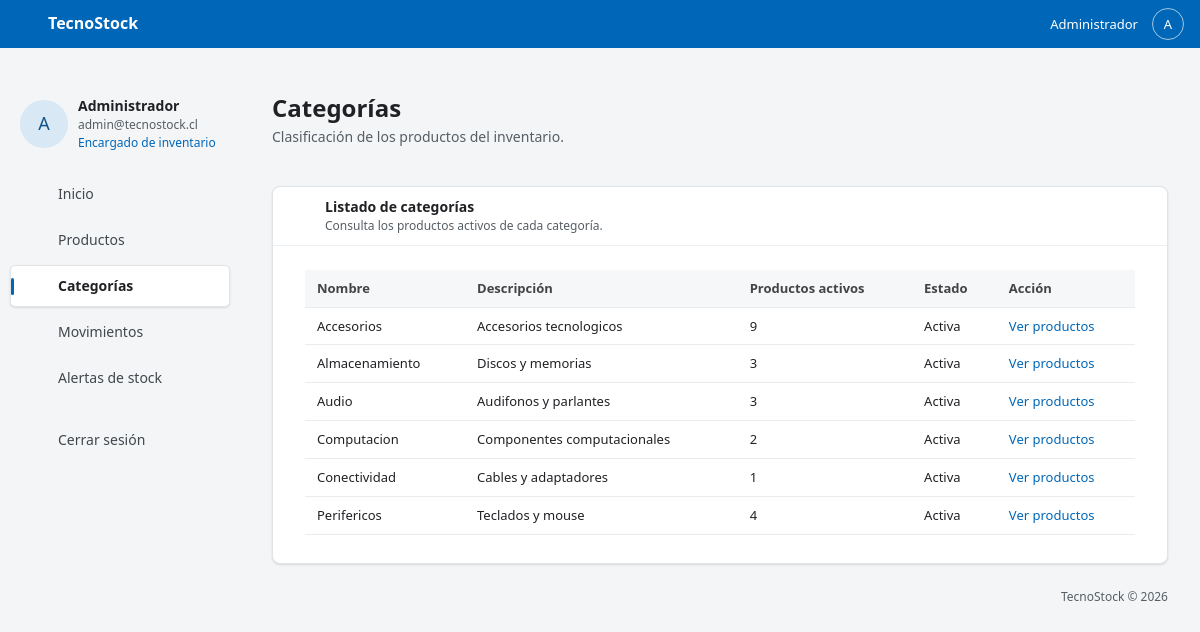
The page /categorias.php (signed in) on the database its author committed.
### tables this page shows
CREATE TABLE `usuarios` (
  `id_usuario` int(11) NOT NULL,
  `nombre` varchar(100) NOT NULL,
  `correo` varchar(120) NOT NULL,
  `clave` varchar(255) NOT NULL,
  `estado` tinyint(1) NOT NULL DEFAULT 1
);

CREATE TABLE `categorias` (
  `id_categoria` int(11) NOT NULL,
  `nombre` varchar(60) NOT NULL,
  `descripcion` varchar(255) DEFAULT NULL,
  `estado` tinyint(1) NOT NULL DEFAULT 1
);

### categorias.php (the view)
<?php
require __DIR__.'/comun.php';
$seccion='categorias'; $tituloPagina='Categorías'; $error=''; $filas=[];
try { $filas=$pdo->query('SELECT c.id_categoria,c.nombre,c.descripcion,c.estado,COUNT(p.id_producto) AS productos FROM categorias c LEFT JOIN productos p ON p.id_categoria=c.id_categoria AND p.estado=1 GROUP BY c.id_categoria,c.nombre,c.descripcion,c.estado ORDER BY c.nombre')->fetchAll(); }
catch(PDOException $e) { error_log($e->getMessage()); $error='No fue posible consultar las categorías.'; }
require __DIR__.'/cabecera.php'; ?>
<div class="encabezado"><div><h1>Categorías</h1><p>Clasificación de los productos del inventario.</p></div></div>
<?php errorVista($error); ?><section class="tarjeta"><div class="titulo-tarjeta"><?= icono('categorias') ?><div>Listado de categorías<small>Consulta los productos activos de cada categoría.</small></div></div><div class="contenido modulo">
<?php if (!$error): ?><div class="tabla-scroll"><table><thead><tr><th>Nombre</th><th>Descripción</th><th>Productos activos</th><th>Estado</th><th>Acción</th></tr></thead><tbody><?php foreach($filas as $r): ?><tr><td><?= escapar($r['nombre']) ?></td><td><?= escapar($r['descripcion']) ?></td><td><?= escapar($r['productos']) ?></td><td><?= $r['estado']?'Activa':'Inactiva' ?></td><td><a href="productos.php?categoria=<?= (int)$r['id_categoria'] ?>">Ver productos</a></td></tr><?php endforeach; ?></tbody></table></div><?php if(!$filas): ?><p class="vacio">No hay categorías registradas.</p><?php endif; endif; ?></div></section><?php require __DIR__.'/pie.php'; ?>

### cabecera.php (shortened to what this page needs)
<!DOCTYPE html>
<html lang="es">
<head>
    <?php if ($seccion !== 'inicio'): ?><link href="https://cdn.jsdelivr.net/npm/bootstrap@5.3.3/dist/css/bootstrap.min.css" rel="stylesheet"><?php endif; ?>
    <link rel="stylesheet" href="panel.css?v=2">
</head>
<body>
<header class="barra">
    <a class="marca-panel" href="panel.php"><?= icono('cubo') ?> TecnoStock</a>
    <div class="cuenta-superior"><span><?= escapar($usuario['nombre']) ?></span><span class="avatar pequeno" aria-hidden="true"><?= escapar($inicial) ?></span></div>
</header>
<div class="estructura">
    <aside class="lateral">
        <div class="perfil">
            <span class="avatar" aria-hidden="true"><?= escapar($inicial) ?></span>
            <div><strong><?= escapar($usuario['nombre']) ?></strong><small><?= escapar($usuario['correo']) ?></small><span class="rol">Encargado de inventario</span></div>
        </div>
        <nav aria-label="Menú principal">
            <?php foreach ($menu as $id => $titulo): ?>
                <a href="<?= escapar($rutas[$id]) ?>" class="enlace-menu<?= $id === $seccion ? ' activo' : '' ?>"<?= $id === $seccion ? ' aria-current="page"' : '' ?>><?= icono($iconos[$id]) ?><span><?= escapar($titulo) ?></span></a>
            <?php endforeach; ?>
            <form method="post" action="cerrar_sesion.php" class="form-salir">
                <button class="enlace-menu" type="submit"><?= icono('salir') ?><span>Cerrar sesión</span></button>
            </form>
        </nav>
    </aside>
    <main class="principal" id="inicio">

### panel.css (style rules this page uses)
:root { --azul: #0067b8; --azul-oscuro: #005a9e; --azul-claro: #d9e8f5; --menta: #bfe3dc; --fondo: #f3f5f6; --texto: #202124; --secundario: #565e65; --borde: #e1e4e6; --sombra: 0 1px 2px #00000014, 0 1px 3px #0000000a; }
* { box-sizing: border-box; }
html { scroll-padding-top: 64px; }
body { margin: 0; background: var(--fondo); color: var(--texto); font: 14px/1.45 'Segoe UI', Arial, sans-serif; }
a { color: var(--azul); text-decoration: none; }
button { font: inherit; cursor: pointer; }
.barra { height: 48px; background: var(--azul); color: #fff; padding: 0 16px; display: flex; align-items: center; justify-content: space-between; position: sticky; top: 0; z-index: 10; }
.marca-panel { display: flex; align-items: center; gap: 12px; color: #fff; font-size: 16px; font-weight: 600; }
.cuenta-superior { display: flex; align-items: center; gap: 14px; font-size: 13px; }
.avatar { display: grid; place-items: center; width: 48px; height: 48px; flex: 0 0 auto; border-radius: 50%; background: var(--azul-claro); color: #15548a; font-size: 18px; }
.avatar.pequeno { width: 32px; height: 32px; font-size: 13px; color: #fff; border: 1px solid #ffffff9e; background: transparent; }
.estructura { display: grid; grid-template-columns: 240px minmax(0,1fr); min-height: calc(100vh - 48px); }
.lateral { padding: 48px 10px 24px; position: sticky; top: 48px; align-self: start; }
.perfil { display: flex; gap: 10px; align-items: center; padding: 0 10px; margin-bottom: 22px; overflow-wrap: anywhere; }
.perfil strong { display: block; font-size: 14px; font-weight: 600; }
.perfil small { display: block; color: var(--secundario); font-size: 12px; }
.rol { display: block; color: var(--azul); font-size: 12px; }
.enlace-menu { position: relative; height: 42px; display: flex; align-items: center; gap: 14px; padding: 0 16px; margin-bottom: 4px; border: 1px solid transparent; border-radius: 5px; width: 100%; background: transparent; color: #41474d; text-align: left; font-size: 14px; }
.enlace-menu.activo { background: white; border-color: var(--borde); box-shadow: var(--sombra); color: #202124; font-weight: 600; }
.enlace-menu.activo::before { content: ''; position: absolute; left: 0; height: 17px; width: 3px; background: var(--azul); border-radius: 2px; }
.form-salir { margin-top: 20px; }
.principal { width: min(1184px, calc(100% - 64px)); margin: 0 auto; padding: 44px 0 24px; min-width: 0; }
.encabezado { display: flex; align-items: flex-start; justify-content: space-between; gap: 24px; min-height: 94px; margin-bottom: 0; }
h1 { font-size: 24px; font-weight: 600; margin: 0 0 4px; line-height: 1.3; }
.encabezado p { margin: 0; color: var(--secundario); }
.tarjeta { background: white; border: 1px solid var(--borde); border-radius: 8px; box-shadow: var(--sombra); margin-bottom: 8px; scroll-margin-top: 64px; }
.contenido { padding: 22px 62px 26px; }
.tabla-scroll { overflow-x: auto; }
table { width: 100%; border-collapse: collapse; font-size: 13px; text-align: left; }
th, td { padding: 9px 12px; border-bottom: 1px solid #e8ecee; white-space: nowrap; }
th { font-weight: 600; color: #444; background: #f5f7f8; }
.titulo-tarjeta { display:flex; align-items:center; gap:12px; padding:10px 20px; min-height:54px; border-bottom:1px solid #edf0f2; font-size:14px; font-weight:600; }
.titulo-tarjeta small { display:block; font-weight:400; color:var(--secundario); font-size:12px; }
.modulo { padding:24px 32px 28px; }
.modulo table th,.modulo table td { vertical-align:middle; }
.modulo table td { white-space:normal; overflow-wrap:anywhere; }
.modulo table th:last-child,.modulo table td:last-child { min-width:110px; }

### rows shown on the page
usuarios: nombre "Administrador", nombre "A", correo "admin@tecnostock.cl"
categorias: nombre "Accesorios", descripcion "Accesorios tecnologicos", productos "9", estado "Activa"
categorias: nombre "Almacenamiento", descripcion "Discos y memorias", productos "3", estado "Activa"
categorias: nombre "Audio", descripcion "Audifonos y parlantes", productos "3", estado "Activa"
categorias: nombre "Computacion", descripcion "Componentes computacionales", productos "2", estado "Activa"
categorias: nombre "Conectividad", descripcion "Cables y adaptadores", productos "1", estado "Activa"
categorias: nombre "Perifericos", descripcion "Teclados y mouse", productos "4", estado "Activa"

### other values the page prints
escapar($titulo) "Inicio"
escapar($titulo) "Productos"
escapar($titulo) "Categorías"
escapar($titulo) "Movimientos"
escapar($titulo) "Alertas de stock"
